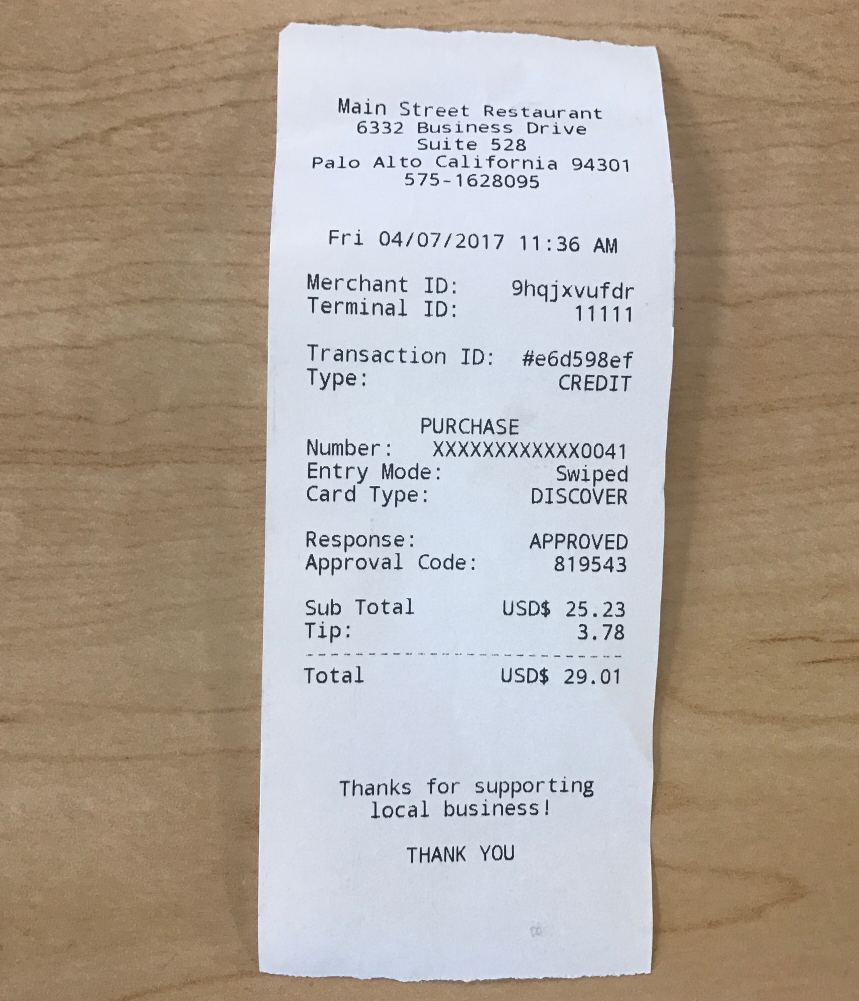
#> input picture a.png, 2577 x 3001 px (shown at 1/3 size)
$ python -i image_processing_lib.py   (imports and definitions only)
#> lines starting #> are read from the running program, lines starting #| are printed output that depends on the picture; after the words box and inside, x2 and y2 are one past the last pixel; in counts of white or black regions, pixels touching at a corner belong together
import cv2 as cv
import numpy as np
from matplotlib import pyplot as plt
import train_ocr_lib_zip
import re
import urllib

class image_processing:

    # [33 lines left out: functions convert_to_square, predict, not called in this run]


    def get_lines(self, gray):
        ret, thresh1 = cv.threshold(gray, 0, 255, cv.THRESH_OTSU | cv.THRESH_BINARY_INV)

        rect_kernel = cv.getStructuringElement(cv.MORPH_RECT, (20, 3))
        dilation = cv.dilate(thresh1, rect_kernel, iterations=1)
        # cv.imshow('dilation', dilation)
        contours, hierarchy = cv.findContours(dilation, cv.RETR_EXTERNAL, cv.CHAIN_APPROX_NONE)
        return contours


    # [144 lines left out: functions process_region, url_to_image, combine_boxes, get_json, process_img, not called in this run]


# lib = image_processing()
# lib.process_img('imgs/u.png')

>>> import cv2
>>> picture = cv2.imread('a.png', cv2.IMREAD_GRAYSCALE)
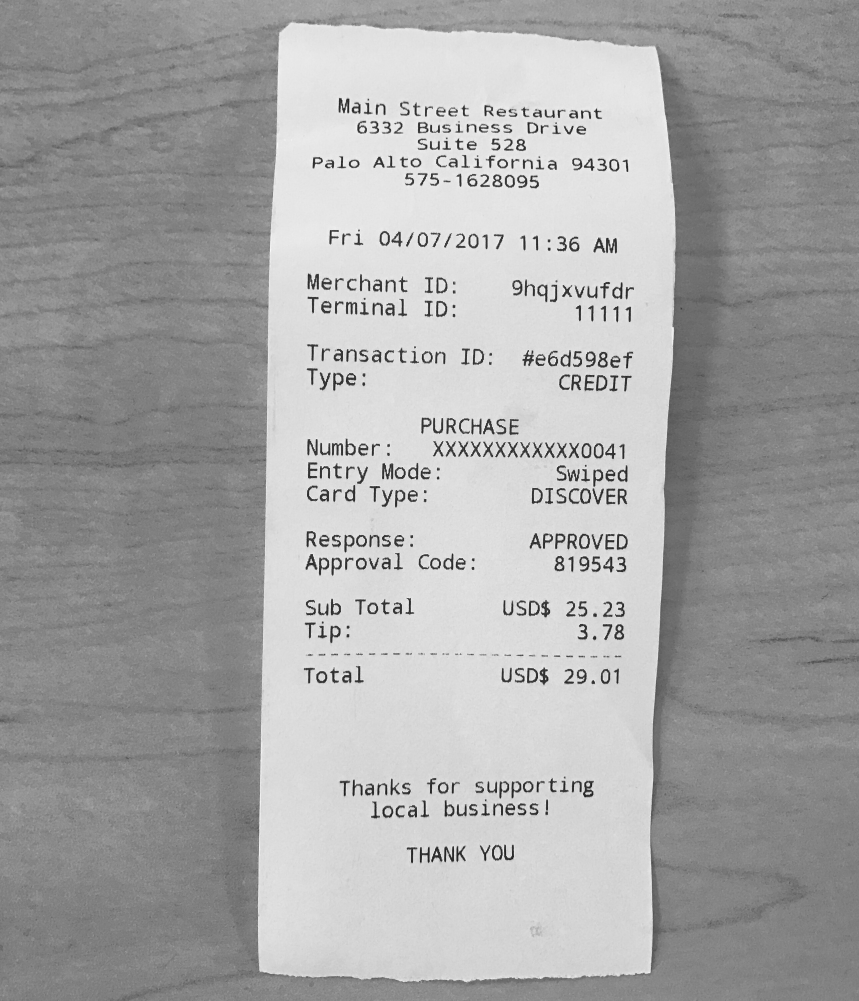
#> picture: shape (3001, 2577) (shown at 1/3 size); min 6, max 255, mean 167
>>> result = image_processing().get_lines(picture)
#> in get_lines, `ret, thresh1 = cv.threshold(gray, 0, 255, cv.THRESH_OTSU | cv.THRESH_B..`:
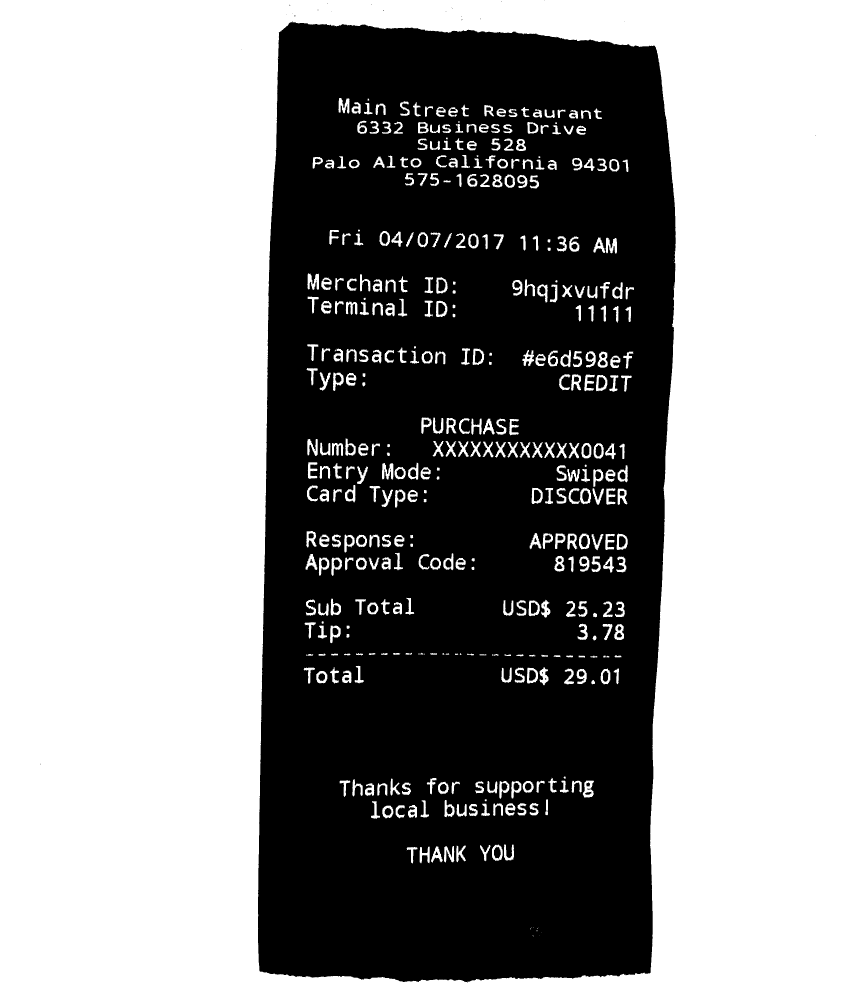
#> thresh1: shape (3001, 2577) (shown at 1/3 size); 58.9% white; 173 black regions (40 under 20 px), largest, box (x1, y1, x2, y2) and area: (774, 64, 2027, 2947) 3144182, (1315, 839, 1337, 875) 619, (1424, 1052, 1446, 1089) 617
#> in get_lines, `ret, thresh1 = cv.threshold(gray, 0, 255, cv.THRESH_OTSU | cv.THRESH_B..`: ret = 174
#> in get_lines, `dilation = cv.dilate(thresh1, rect_kernel, iterations=1)`:
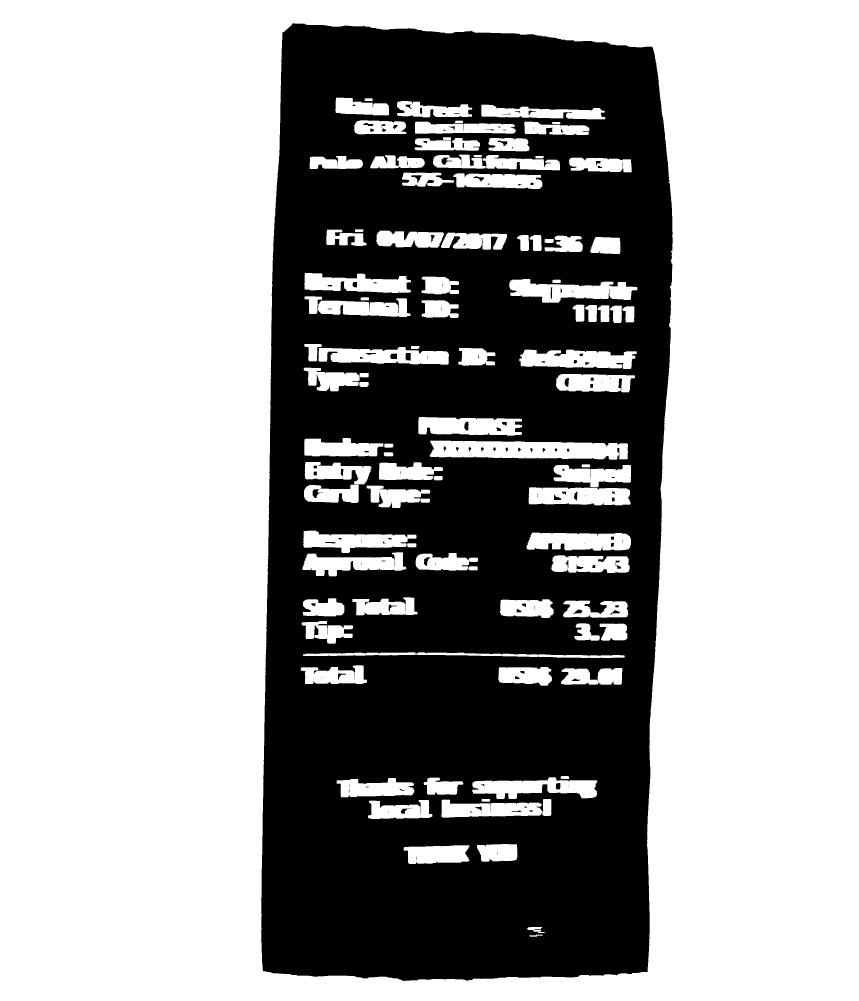
#> dilation: shape (3001, 2577) (shown at 1/3 size); 64.2% white; 151 black regions (46 under 20 px)
#> in get_lines, `contours, hierarchy = cv.findContours(dilation, cv.RETR_EXTERNAL, cv.C..`: contours = 1 contour; box (x1, y1, x2, y2) and area: (0, 0, 2577, 3001) 7728000
#> result has the same summary as contours in get_lines
